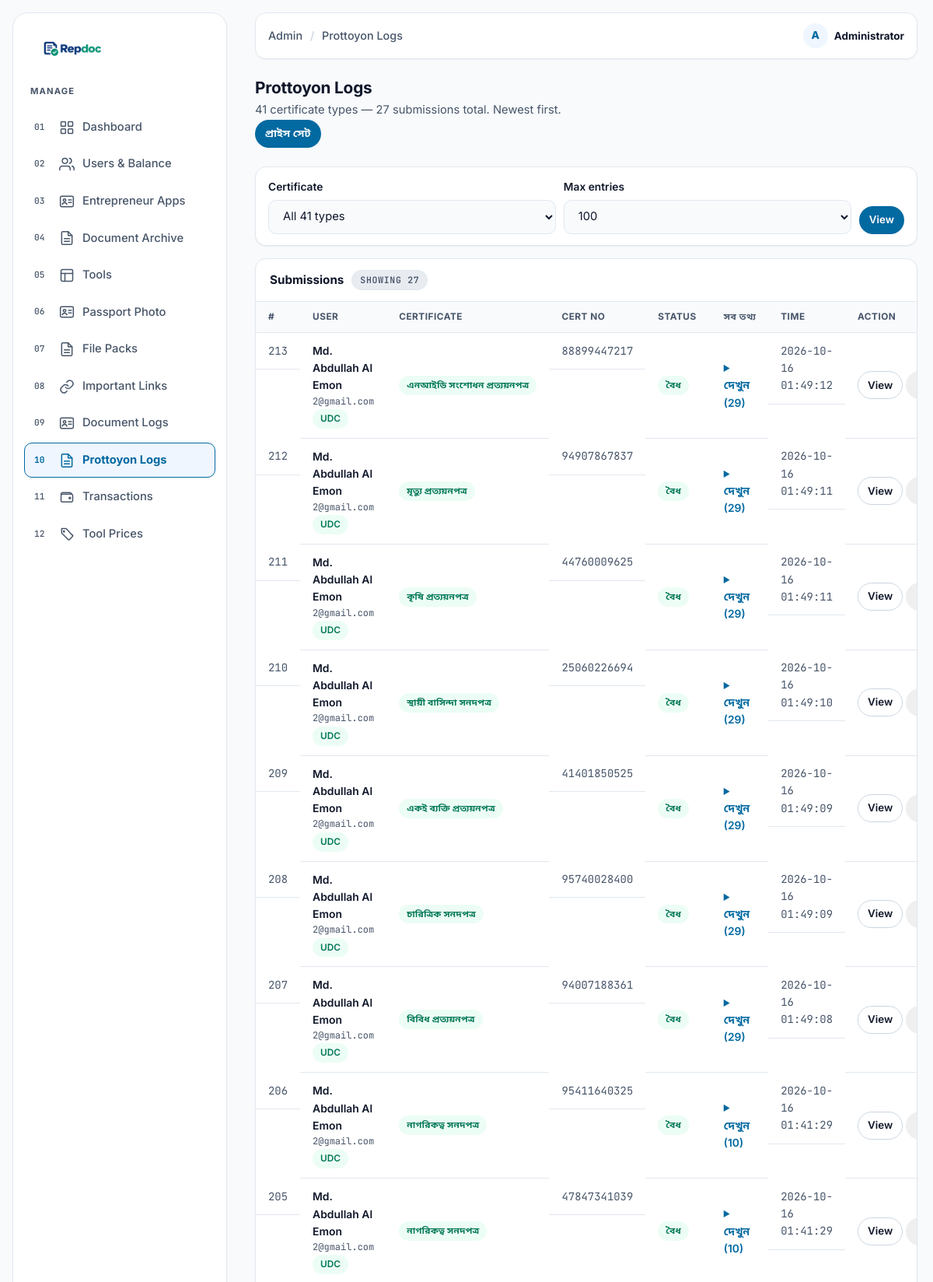
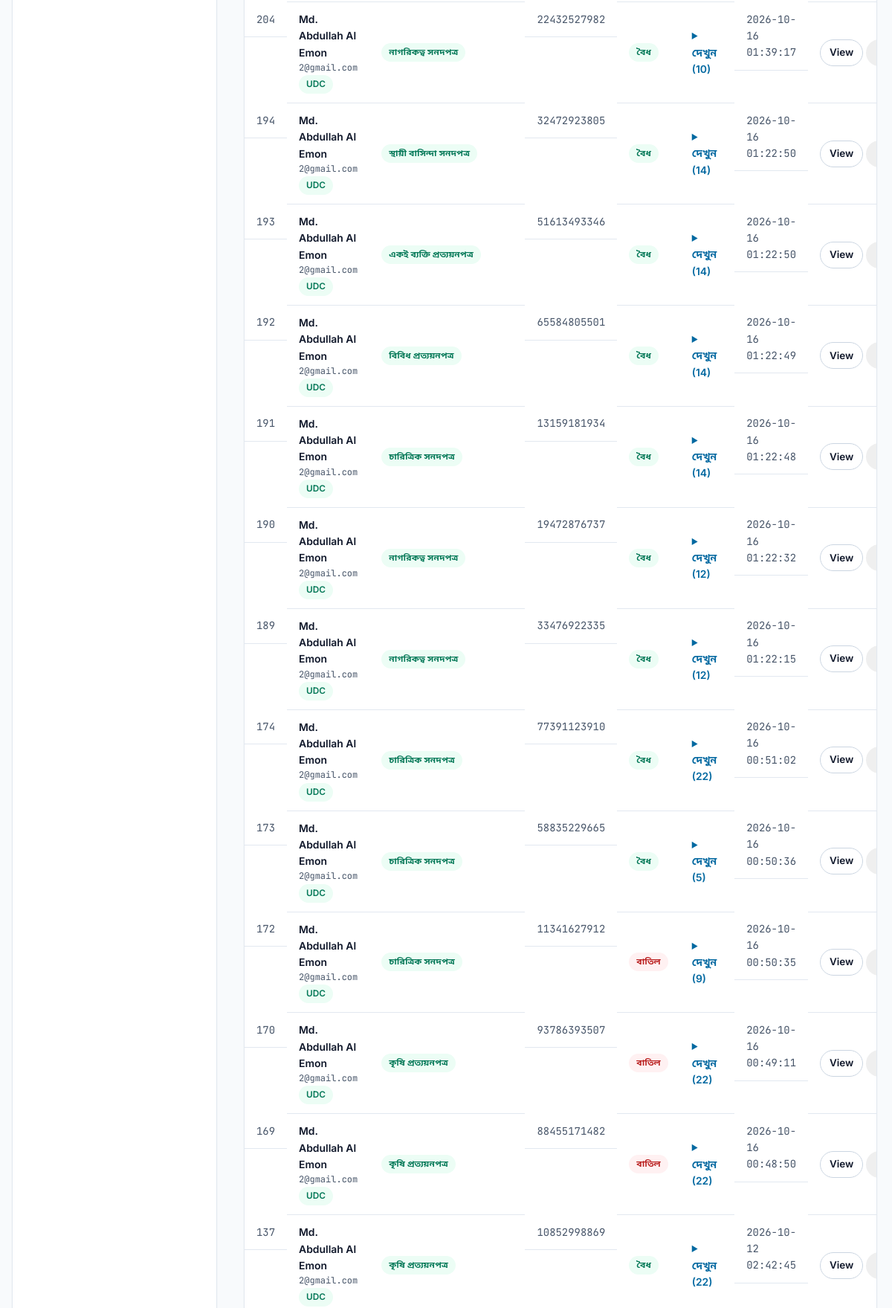
The page /admin/prottoyon.php (signed in, upper part) on the database its author committed (2 pictures, top to bottom).
### tables this page shows
CREATE TABLE document_logs (
        id INTEGER PRIMARY KEY AUTOINCREMENT,
        user_id INT NOT NULL,
        tool_key TEXT NOT NULL,
        ref TEXT DEFAULT '',
        dob TEXT DEFAULT '',
        photo TEXT DEFAULT '',
        signature TEXT DEFAULT '',
        data TEXT,
        created_at DATETIME DEFAULT CURRENT_TIMESTAMP
    , cert_no TEXT, status VARCHAR(32) NOT NULL DEFAULT 'valid', office TEXT);

CREATE TABLE users (
        id INTEGER PRIMARY KEY AUTOINCREMENT,
        fullname TEXT NOT NULL,
        email TEXT NOT NULL UNIQUE,
        phone TEXT DEFAULT '',
        password TEXT NOT NULL,
        role VARCHAR(32) NOT NULL DEFAULT 'user',
        status VARCHAR(32) NOT NULL DEFAULT 'pending',
        balance INT NOT NULL DEFAULT 0,
        note TEXT,
        last_login_at DATETIME NULL,
        created_at DATETIME DEFAULT CURRENT_TIMESTAMP
    );

### src/bootstrap.php (called while the page is built, shortened)
<?php
if (!function_exists('e')) {
    function e($v): string
    {
        return htmlspecialchars((string) $v, ENT_QUOTES | ENT_SUBSTITUTE, 'UTF-8', false);
    }
}

### admin/prottoyon.php (the view, shortened to what this page needs)
<?php
require_once __DIR__ . '/includes/layout.php';
$db = repdoc_db();
$types = prottoyon_types();
$type  = (string) ($_GET['type'] ?? 'all');
$limit = (int) ($_GET['limit'] ?? 100);
$limit = max(10, min(500, $limit));
$udcEmails = [];
if ($db) {
    try {
        $udcEmails = $db->query("SELECT email FROM entrepreneur_apps WHERE status = 'approved'")->fetchAll(PDO::FETCH_COLUMN) ?: [];
    } catch (Throwable $e) {}
}
$rows  = [];
$total = 0;
if ($db) {
    try {
        $sql = 'SELECT d.*, u.fullname, u.email FROM document_logs d
                LEFT JOIN users u ON u.id = d.user_id
                WHERE d.tool_key LIKE \'prottoyon!_%\' ESCAPE \'!\'';
        $params = [];
        $sql .= ' ORDER BY d.id DESC LIMIT ' . $limit;
        $st = $db->prepare($sql);
        $st->execute($params);
        $rows = $st->fetchAll();
        $csql = 'SELECT COUNT(*) FROM document_logs WHERE tool_key LIKE \'prottoyon!_%\' ESCAPE \'!\'';
        if ($type !== 'all') {
            $st = $db->prepare($csql . ' AND tool_key = ?');
            $st->execute(['prottoyon_' . $type]);
            $total = (int) $st->fetchColumn();
        } else {
            $total = (int) $db->query($csql)->fetchColumn();
        }
    } catch (Throwable $e) {
        $db = null;
    }
}
?>
<div class="admin-page-head">
    <div>
        <h1 class="admin-title">Prottoyon Logs</h1>
        <p class="admin-sub">41 certificate types — <?= number_format($total) ?> submissions total. Newest first.</p>
    </div>
    <a class="btn btn-primary btn-sm" href="pricing.php">প্রাইস সেট</a>
</div>
<?php if (!$db): ?>
    <div class="alert alert-error" role="alert">Could not connect to the database.</div>
<?php else: ?>
<form class="filter-bar" method="get" action="prottoyon.php">
    <div class="field">
        <label for="type">Certificate</label>
        <select id="type" name="type">
            <option value="all"<?= $type === 'all' ? ' selected' : '' ?>>All 41 types</option>
        </select>
    </div>
    <div class="field">
        <label for="limit">Max entries</label>
        <select id="limit" name="limit">
            <?php foreach ([50, 100, 200, 500] as $n): ?>
                <option value="<?= $n ?>"<?= $limit === $n ? ' selected' : '' ?>><?= $n ?></option>
            <?php endforeach; ?>
        </select>
    </div>
    <div class="field" style="flex:0 0 auto">
        <button type="submit" class="btn btn-primary btn-sm">View</button>
    </div>
</form>
<div class="panel">
    <div class="panel-head">Submissions <span class="count">Showing <?= count($rows) ?></span></div>
    <?php if (!$rows): ?>
        <div class="empty-state-sm">No prottoyon submissions yet.</div>
    <?php else: ?>
        <div class="table-wrap">
            <table class="data">
                <thead>
                    <tr><th>#</th><th>User</th><th>Certificate</th><th>Cert No</th><th>Status</th><th>সব তথ্য</th><th>Time</th><th>Action</th></tr>
                </thead>
                <tbody>
                <?php foreach ($rows as $row): ?>
                    <?php
                    $tkey = preg_replace('/^prottoyon_/', '', (string) $row['tool_key']);
                    $info = [];
                    if (!empty($row['data'])) {
                        $decoded = json_decode((string) $row['data'], true);
                        if (is_array($decoded)) $info = $decoded;
                    }
                    ?>
                    <tr>
                        <td class="cell-sub"><?= (int) $row['id'] ?></td>
                        <td>
                            <span class="cell-name"><?= e($row['fullname'] ?: ('#' . (int) $row['user_id'])) ?></span>
                            <span class="cell-sub"><?= e((string) $row['email']) ?></span>
                            <?php if (in_array((string) $row['email'], $udcEmails, true)): ?>
                                <span class="pill pill-approved">UDC</span>
                            <?php endif; ?>
                        </td>
                        <td><span class="pill pill-approved"><?= e($types[$tkey]['title'] ?? $row['tool_key']) ?></span></td>
                        <td class="cell-sub"><?= e((string) ($row['cert_no'] ?? '')) ?: '—' ?></td>
                        <td>
                            <?php if (($row['status'] ?? 'valid') === 'revoked'): ?>
                                <span class="pill pill-rejected">বাতিল</span>
                            <?php else: ?>
                                <span class="pill pill-approved">বৈধ</span>
                            <?php endif; ?>
                        </td>
                        <td>
                            <?php if ($info): ?>
                                <details>
                                    <summary style="cursor:pointer;color:var(--primary);font-weight:600">দেখুন (<?= count($info) ?>)</summary>
                                </details>
                            <?php else: ?>
                                —
                            <?php endif; ?>
                        </td>
                        <td class="cell-sub"><?= e((string) $row['created_at']) ?></td>
                        <td style="white-space:nowrap">
                            <a class="btn btn-secondary btn-sm" href="prottoyon-view.php?id=<?= (int) $row['id'] ?>" target="_blank" rel="noopener">View</a>
                            <form method="post" action="prottoyon.php?type=<?= e($type) ?>" style="display:inline">
                                <button type="submit" class="btn btn-sm" onclick="return confirm('নিশ্চিত?')"><?= ($row['status'] ?? 'valid') === 'revoked' ? 'Restore' : 'Revoke' ?></button>
                            </form>
                        </td>
                    </tr>
                <?php endforeach; ?>
                </tbody>
            </table>
        </div>
    <?php endif; ?>
</div>
<?php endif; ?>

### src/assets/css/tokens.css (style rules this page uses)
:root { --bg-base: #F8FAFC; --bg-surface: #FFFFFF; --bg-muted: #E8ECF1; --bg-elevated: #FFFFFF; --text-primary: #0F172A; --text-muted: #475569; --primary: #0369A1; --primary-hover: #075985; --primary-light: #EFF6FF; --border-color: #E2E8F0; --border-strong:#CBD5E1; --border-focus: #0369A1; --success: #047857; --success-bg: #ECFDF5; --warning: #B45309; --warning-bg: #FFFBEB; --danger: #B91C1C; --danger-bg: #FFF1F2; --shadow-sm: 0 1px 2px rgba(15, 23, 42, .06); --shadow-md: 0 10px 24px rgba(15, 23, 42, .10); --shadow-lg: 0 18px 40px rgba(15, 23, 42, .14); --font-sans: 'Inter', 'Noto Sans Bengali', system-ui, -apple-system, sans-serif; --font-heading: 'Inter', 'Noto Sans Bengali', system-ui, sans-serif; --font-mono: 'JetBrains Mono', ui-monospace, monospace; --radius-sm: 10px; --radius-md: 14px; --radius-lg: 20px; --radius-full: 999px; --space-2: 8px; --space-3: 12px; --space-4: 16px; --space-5: 24px; --space-6: 32px; --space-7: 48px; --space-8: 64px; --container: 1200px; --gutter: 20px; --header-h: 68px; --transition-fast: .15s ease; --transition-normal: .25s ease; }
*, *::before, *::after { box-sizing: border-box; }
html { scroll-behavior: smooth; scroll-padding-top: calc(var(--header-h) + 16px); }
body { margin: 0; font-family: var(--font-sans); font-size: 16px; line-height: 1.6; color: var(--text-primary); background: var(--bg-base); -webkit-font-smoothing: antialiased; text-rendering: optimizeLegibility; }
a { color: inherit; text-decoration: none; }
h1, h2, h3 { margin: 0; font-family: var(--font-heading); line-height: 1.25; letter-spacing: -.01em; }
p { margin: 0; }
button { font: inherit; color: inherit; }
.btn { display: inline-flex; align-items: center; justify-content: center; gap: 8px; min-height: 44px; padding: 10px 18px; border-radius: var(--radius-full); border: 1.5px solid transparent; font-weight: 600; font-size: .95rem; cursor: pointer; transition: background var(--transition-fast), color var(--transition-fast), border-color var(--transition-fast), transform var(--transition-fast); }
.btn-primary { background: var(--primary); color: #fff; }
.btn-secondary { background: transparent; color: var(--text-primary); border-color: var(--border-strong); }
.btn-sm { min-height: 36px; padding: 6px 12px; font-size: .84rem; }

### rows shown on the page
document_logs: id "213", user.fullname "Md. Abdullah Al Emon", user.email "2@gmail.com", tool_key "এনআইডি সংশোধন প্রত্যয়নপত্র", cert_no "88899447217", status "বৈধ", data "29", created_at "2026-10-16 01:49:12"
document_logs: id "212", user.fullname "Md. Abdullah Al Emon", user.email "2@gmail.com", tool_key "মৃত্যু প্রত্যয়নপত্র", cert_no "94907867837", status "বৈধ", data "29", created_at "2026-10-16 01:49:11"
document_logs: id "211", user.fullname "Md. Abdullah Al Emon", user.email "2@gmail.com", tool_key "কৃষি প্রত্যয়নপত্র", cert_no "44760009625", status "বৈধ", data "29", created_at "2026-10-16 01:49:11"
document_logs: id "210", user.fullname "Md. Abdullah Al Emon", user.email "2@gmail.com", tool_key "স্থায়ী বাসিন্দা সনদপত্র", cert_no "25060226694", status "বৈধ", data "29", created_at "2026-10-16 01:49:10"
document_logs: id "209", user.fullname "Md. Abdullah Al Emon", user.email "2@gmail.com", tool_key "একই ব্যক্তি প্রত্যয়নপত্র", cert_no "41401850525", status "বৈধ", data "29", created_at "2026-10-16 01:49:09"
document_logs: id "208", user.fullname "Md. Abdullah Al Emon", user.email "2@gmail.com", tool_key "চারিত্রিক সনদপত্র", cert_no "95740028400", status "বৈধ", data "29", created_at "2026-10-16 01:49:09"
document_logs: id "207", user.fullname "Md. Abdullah Al Emon", user.email "2@gmail.com", tool_key "বিবিধ প্রত্যয়নপত্র", cert_no "94007188361", status "বৈধ", data "29", created_at "2026-10-16 01:49:08"
document_logs: id "206", user.fullname "Md. Abdullah Al Emon", user.email "2@gmail.com", tool_key "নাগরিকত্ব সনদপত্র", cert_no "95411640325", status "বৈধ", data "10", created_at "2026-10-16 01:41:29"
document_logs: id "205", user.fullname "Md. Abdullah Al Emon", user.email "2@gmail.com", tool_key "নাগরিকত্ব সনদপত্র", cert_no "47847341039", status "বৈধ", data "10", created_at "2026-10-16 01:41:29"
document_logs: id "204", user.fullname "Md. Abdullah Al Emon", user.email "2@gmail.com", tool_key "নাগরিকত্ব সনদপত্র", cert_no "22432527982", status "বৈধ", data "10", created_at "2026-10-16 01:39:17"
document_logs: id "194", user.fullname "Md. Abdullah Al Emon", user.email "2@gmail.com", tool_key "স্থায়ী বাসিন্দা সনদপত্র", cert_no "32472923805", status "বৈধ", data "14", created_at "2026-10-16 01:22:50"
document_logs: id "193", user.fullname "Md. Abdullah Al Emon", user.email "2@gmail.com", tool_key "একই ব্যক্তি প্রত্যয়নপত্র", cert_no "51613493346", status "বৈধ", data "14", created_at "2026-10-16 01:22:50"
document_logs: id "192", user.fullname "Md. Abdullah Al Emon", user.email "2@gmail.com", tool_key "বিবিধ প্রত্যয়নপত্র", cert_no "65584805501", status "বৈধ", data "14", created_at "2026-10-16 01:22:49"
document_logs: id "191", user.fullname "Md. Abdullah Al Emon", user.email "2@gmail.com", tool_key "চারিত্রিক সনদপত্র", cert_no "13159181934", status "বৈধ", data "14", created_at "2026-10-16 01:22:48"
document_logs: id "190", user.fullname "Md. Abdullah Al Emon", user.email "2@gmail.com", tool_key "নাগরিকত্ব সনদপত্র", cert_no "19472876737", status "বৈধ", data "12", created_at "2026-10-16 01:22:32"
document_logs: id "189", user.fullname "Md. Abdullah Al Emon", user.email "2@gmail.com", tool_key "নাগরিকত্ব সনদপত্র", cert_no "33476922335", status "বৈধ", data "12", created_at "2026-10-16 01:22:15"
document_logs: id "174", user.fullname "Md. Abdullah Al Emon", user.email "2@gmail.com", tool_key "চারিত্রিক সনদপত্র", cert_no "77391123910", status "বৈধ", data "22", created_at "2026-10-16 00:51:02"
document_logs: id "173", user.fullname "Md. Abdullah Al Emon", user.email "2@gmail.com", tool_key "চারিত্রিক সনদপত্র", cert_no "58835229665", status "বৈধ", data "5", created_at "2026-10-16 00:50:36"
document_logs: id "172", user.fullname "Md. Abdullah Al Emon", user.email "2@gmail.com", tool_key "চারিত্রিক সনদপত্র", cert_no "11341627912", status "বাতিল", data "9", created_at "2026-10-16 00:50:35"
document_logs: id "170", user.fullname "Md. Abdullah Al Emon", user.email "2@gmail.com", tool_key "কৃষি প্রত্যয়নপত্র", cert_no "93786393507", status "বাতিল", data "22", created_at "2026-10-16 00:49:11"
document_logs: id "169", user.fullname "Md. Abdullah Al Emon", user.email "2@gmail.com", tool_key "কৃষি প্রত্যয়নপত্র", cert_no "88455171482", status "বাতিল", data "22", created_at "2026-10-16 00:48:50"
document_logs: id "137", user.fullname "Md. Abdullah Al Emon", user.email "2@gmail.com", tool_key "কৃষি প্রত্যয়নপত্র", cert_no "10852998869", status "বৈধ", data "22", created_at "2026-10-12 02:42:45"

### other values the page prints
$item['label'] "Dashboard"
$item['label'] "Users & Balance"
$item['label'] "Entrepreneur Apps"
$item['label'] "Document Archive"
$item['label'] "Tools"
$item['label'] "Passport Photo"
$item['label'] "File Packs"
$item['label'] "Important Links"
$item['label'] "Document Logs"
$item['label'] "Prottoyon Logs"
$item['label'] "Transactions"
$item['label'] "Tool Prices"
$title "Prottoyon Logs"
$initial !== '' ? $initial : 'A' "A"
$me['fullname'] !== '' ? $me['fullname'] : $me['email'] "Administrator"
